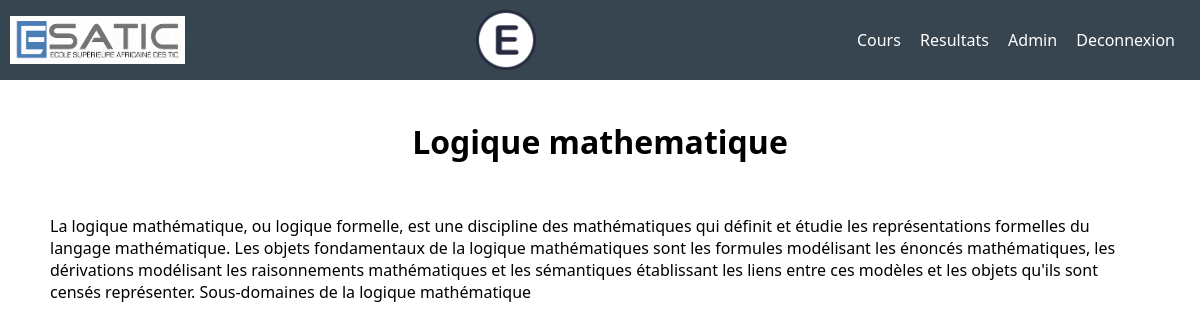
Before: /Views/details.php?course_list_id=1 (signed in) with the older database file.
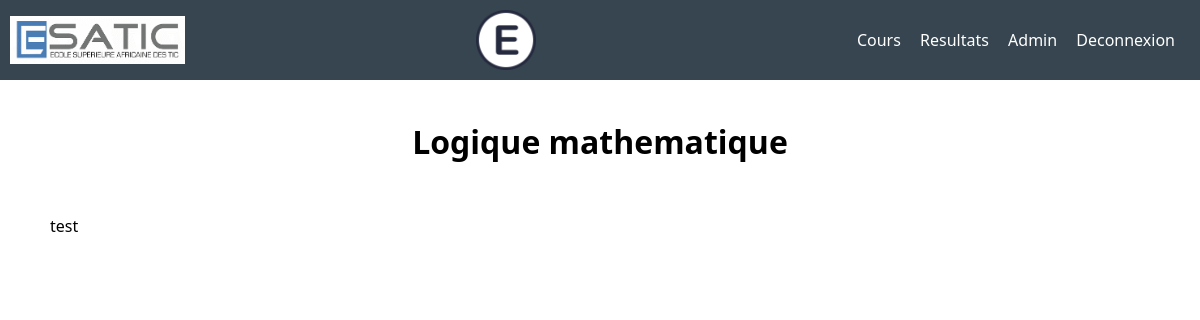
After: the same page with the newer database file.
### tables this page shows
CREATE TABLE courses
(
    course_id      INT PRIMARY KEY AUTO_INCREMENT,
    course_list_id INT,
    name           VARCHAR(255) NOT NULL,
    description    LONGTEXT,
    FOREIGN KEY (course_list_id) REFERENCES course_lists (course_list_id)
);

### Models/Database/Database.php (called while the page is built, shortened)
<?php
class Database
{
    private PDO $conectdb;
    public function __construct($dbConfig)
    {
        $this->conectdb = new PDO("mysql:host={$dbConfig['host']};dbname={$dbConfig['dbname']}",
            $dbConfig['username'], $dbConfig
            ['password']);
        $this->conectdb->setAttribute(PDO::ATTR_ERRMODE, PDO::ERRMODE_EXCEPTION);
    }
    public function getDetailsForCourseList($courselistId)
    {
        try {
            $stmt = $this->conectdb->prepare("SELECT * FROM courses WHERE course_list_id = :course_list_id");
            $stmt->bindParam(":course_list_id", $courselistId, PDO::PARAM_INT);
            $stmt->execute();
            return $stmt->fetchAll(PDO::FETCH_ASSOC);
        } catch (PDOException $e) {
            echo $e->getMessage();
            return false;
        }
    }
}

### Views/details.php (the view, shortened to what this page needs)
<?php
require_once '../Models/Database/Database.php';
require_once 'header.php';
?>
<header>
    <?php if (!empty($details)): ?>
    <?php foreach ($details
    as $detail): ?>
    <h1><?= $detail['name'] ?></h1>
</header>
<main>
    <div class="course-container">
        <section class="course-details">
            <?= $detail['description'] ?>
    </div>
    <?php endforeach; ?>
    <?php else: ?>
        <p>Aucune catégorie trouvée pour cette classe.</p>
    <?php endif; ?>
</main>
</body>
</html>

### Views/header.php (shortened to what this page needs)
<?php
require_once '../Models/Database/Database.php';
$dbConfig = [
    'host' => 'localhost',
    'dbname' => 'edulink',
    'username' => 'root',
    'password' => ''
];
$db = new Database($dbConfig);
$course_listId = $_GET['course_list_id'] ?? null;
$details = $db->getDetailsForCourseList($course_listId);
?>
<!DOCTYPE html>
<html lang="fr">
<head>
    <link rel="stylesheet" href="../assets/style.css">
</head>
<body>
<header>
    <div class="header-nav">
        <img class="main-logo" src="../assets/img/esatic.webp" alt="esatic logo">
        <img class="center-logo" src="../assets/img/e.png">
        <div class="main-link">
            <a class="link-nav" href="../index.php">Cours</a>
            <a class="link-nav" href="../Views/resultats.php">Resultats</a>
            <?php if (isset($_SESSION['id']) && $_SESSION['role'] == 'admin'): ?>
                <a class="link-nav" href="../Views/admin.php">Admin</a>
            <?php endif; ?>
            <a class="link-nav" href="../Views/logout.php">Deconnexion</a>
        </div>
    </div>
</header>

### assets/style.css (style rules this page uses)
body { font-family: ui-sans-serif, system-ui, sans-serif, "Apple Color Emoji", "Segoe UI Emoji", "Segoe UI Symbol", "Noto Color Emoji"; margin: 0; padding: 0; }
h1 { text-align: center; margin-bottom: 20px; }
.header-nav { display: flex; background-color: #36454f; padding: 10px; margin-bottom: 40px; justify-content: center; align-items: center; }
.link-nav { color: white; margin-left: 15px; }
.main-link { margin: 15px; }
.main-logo { width: 30%; height: 20%; }
.center-logo { width: 60px; display: none; }
a { text-decoration: none; }
.course-container { margin: 20px; }
.course-details { margin-top: 52px; }
.course-container { margin-left: 50px; margin-right: 50px; }
* { box-sizing: border-box }
@media screen and (min-width: 700px) { .main-logo { width: 175px; } }
@media screen and (min-width: 700px) { .center-logo { display: block; } }
@media screen and (min-width: 700px) { .header-nav { justify-content: space-between; } }

Changed rows visible on the page:
changed courses "Logique mathematique": description "La logique mathématique, ou logique formelle, est une discipline des mathématiques qui définit et étudie les représentations formelles du langage mathématique. Les objets fondamentaux de la logique mathématiques sont les formules modélisant les énoncés mathématiques, les dérivations modélisant les raisonnements mathématiques et les sémantiques établissant les liens entre ces modèles et les objets qu'ils sont censés représenter. Sous-domaines de la logique mathématique" → "test"
